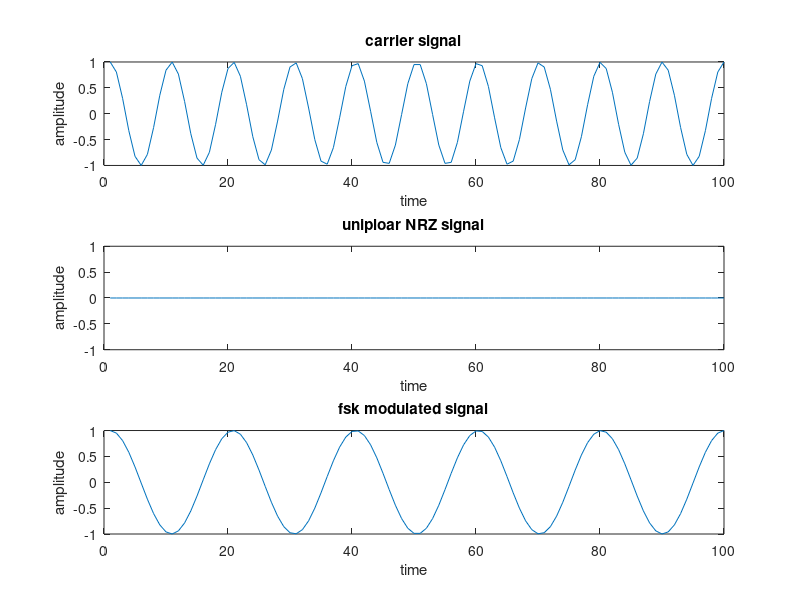
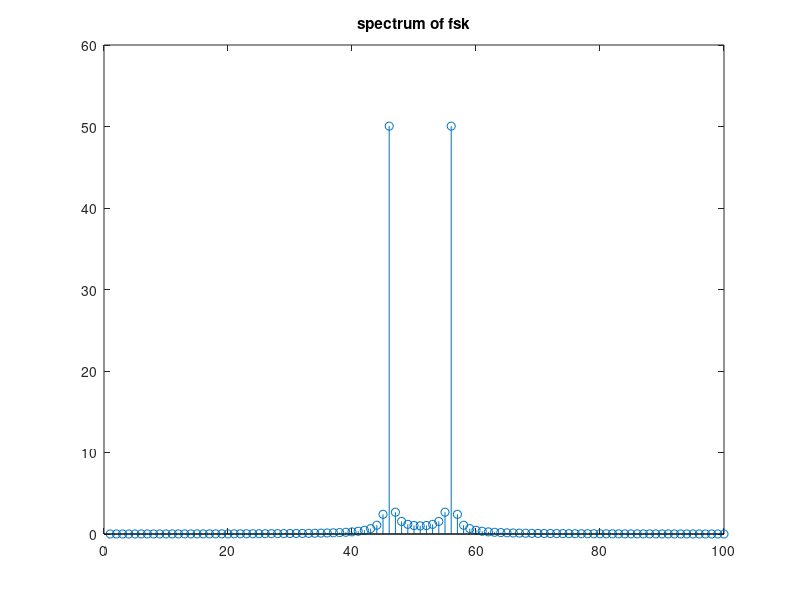

Here is the MATLAB script that generated these plots, in order:
clc;
clear all;
close all;

f = 10;
x = input('sequence');
l = length(x);
t = linspace(0,1,(1*100));
c = cos(2*pi*f.*t);

x1 = [];
for i = 1:l
    if x(i)==1
        h = ones(1,100);
    else
        h = zeros(1,100);
    end
    x1 = [x1 h];
end
x2 =[];
for i = 1:l
    if x(i) == 1
        h1 = cos(2*pi*(f+5).*t);
    else
        h1 = cos(2*pi*(f-5).*t);
    end
    x2 = [x2 h1];
end

subplot(311)
plot(c)
xlabel('time');
ylabel('amplitude');
title('carrier signal');
subplot(312)
plot(x1)
xlabel('time');
ylabel('amplitude');
title('uniploar NRZ signal');
subplot(313)
plot(x2)
xlabel('time');
ylabel('amplitude');
title('fsk modulated signal');
 

N = length(x2);
v = abs(fft(x2,N));
u = fftshift(v);
figure(2)
stem(u)
title('spectrum of fsk');
    